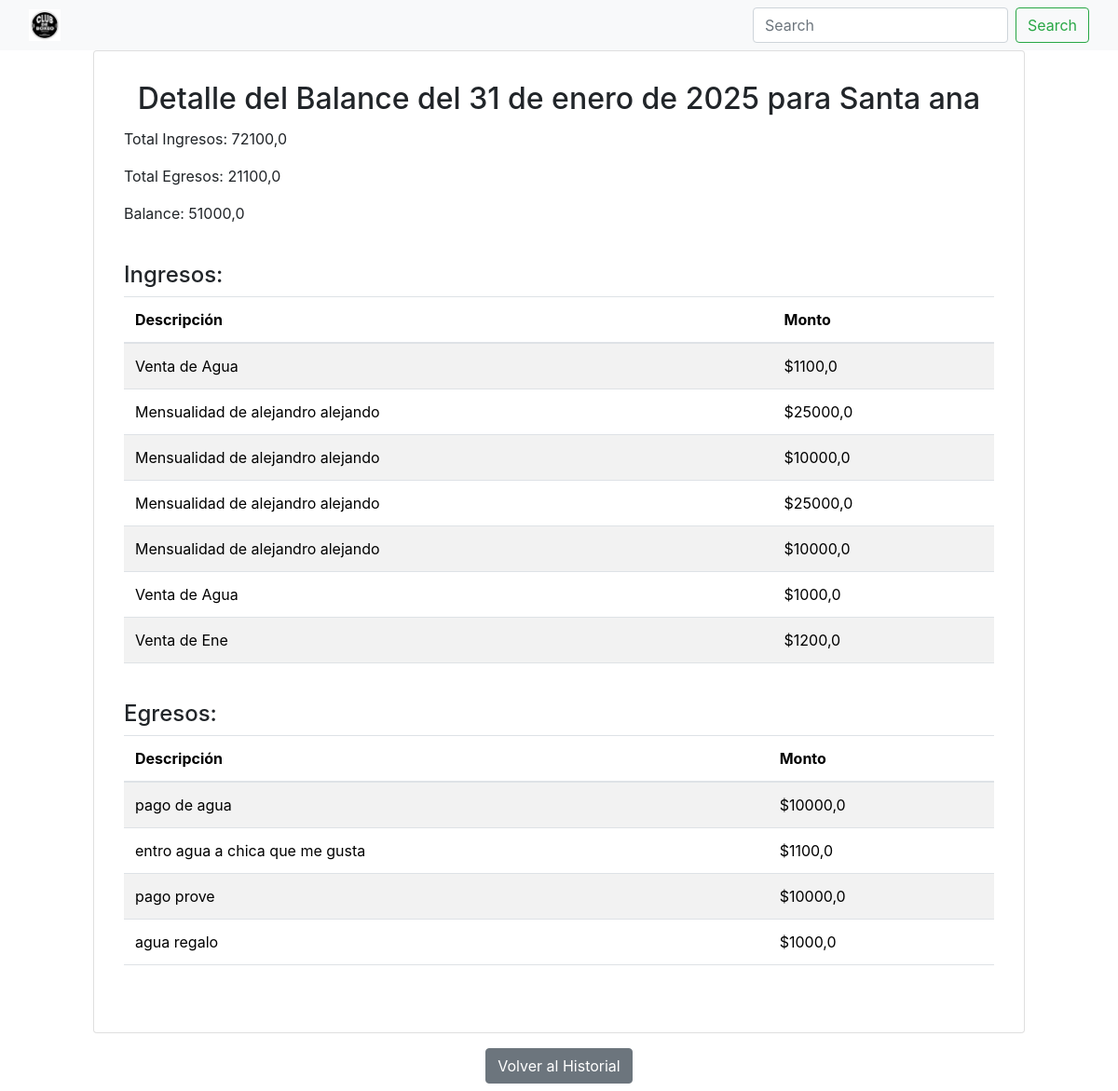
The page /detalle_balance/3/ on the database its author committed.
### gimnasio/models.py (models this page shows, shortened)
class BalanceDiario(models.Model):
    gimnasio = models.ForeignKey('Gimnasio', on_delete=models.CASCADE, related_name='balances')
    fecha = models.DateField(default=date.today)
    total_ingresos = models.FloatField(null=True, blank=True)
    total_egresos = models.FloatField(null=True, blank=True)
    balance = models.FloatField(null=True, blank=True)
    class Meta:
        db_table = 'Balance Diarios'
        verbose_name = 'Balance Diario'
        verbose_name_plural = 'Balance Diarios'

class Gimnasio(models.Model):
    direccion = models.CharField(max_length=255)
    class Meta:
        db_table = 'Gimnasios'
        verbose_name = 'Gimnasio'
        verbose_name_plural = 'Gimnasios'

class ingresos(models.Model):
    descripcion = models.CharField(max_length=255)
    monto = models.FloatField(null=True, blank=True)
    tipo_ingreso = models.CharField(max_length=20)
    fecha = models.DateField()
    gimnasio = models.ForeignKey(Gimnasio, on_delete=models.CASCADE, related_name="ingresos",default=None)
    class Meta:
        db_table = 'ingresos'
        verbose_name = 'ingreso'
        verbose_name_plural = 'ingresos'

class egreso(models.Model):
    descripcion = models.CharField(max_length=255)
    monto = models.FloatField(null=True, blank=True)
    tipo_ingreso = models.CharField(max_length=20)
    fecha = models.DateField()
    gimnasio = models.ForeignKey(Gimnasio, on_delete=models.CASCADE, related_name="egreso",default=None)
    class Meta:
        db_table = 'egresos'
        verbose_name = 'egreso'
        verbose_name_plural = 'egresos'

### gimnasio/views.py (the view)
# urls.py: path('detalle_balance/<int:balance_id>/', views.detalle_balance, name='detalle_balance'),
def detalle_balance(request, balance_id):
    balance = get_object_or_404(BalanceDiario, id=balance_id)
    ingresos_hoy = ingresos.objects.filter(gimnasio=balance.gimnasio, fecha=balance.fecha)
    egresos_hoy = egreso.objects.filter(gimnasio=balance.gimnasio, fecha=balance.fecha)
    context = {
        'balance': balance,
        'ingresos': ingresos_hoy,
        'egresos': egresos_hoy,
    }
    return render(request, 'detalle_balance.html', context)

### gimnasio/templates/detalle_balance.html (shortened to what this page needs)
{% extends "base.html" %}
{% load static %}
{% block content %}
<!DOCTYPE html>
<html lang="es">
<head>
    <link rel="stylesheet" href="https://stackpath.bootstrapcdn.com/bootstrap/4.5.2/css/bootstrap.min.css">
</head>
<body>
    <div class="center-container">
      <div class="card">
        <div class="card-body">
           <h2 class="card-title text-center">Detalle del Balance del {{ balance.fecha }} para {{ balance.gimnasio.direccion }}</h2>
           <div class="balance-section">
              <p>Total Ingresos: {{ balance.total_ingresos|default:"0" }}</p>
              <p>Total Egresos: {{ balance.total_egresos|default:"0" }}</p>
              <p>Balance: {{ balance.balance|default:"0" }}</p>
           </div>
           <div class="balance-section">
             <h4>Ingresos:</h4>
                {% if ingresos %}
                <div class="table-container">
                    <table class="table table-striped">
                        <thead>
                            <tr>
                                <th>Descripción</th>
                                <th>Monto</th>
                            </tr>
                        </thead>
                        <tbody>
                             {% for ingreso in ingresos %}
                            <tr>
                                <td>{{ ingreso.descripcion }}</td>
                                <td>${{ ingreso.monto }}</td>
                             </tr>
                              {% endfor %}
                        </tbody>
                    </table>
               </div>
                {% else %}
                <p>No hay ingresos registrados para este día.</p>
                 {% endif %}
            </div>
             <div class="balance-section">
                 <h4>Egresos:</h4>
                   {% if egresos %}
                   <div class="table-container">
                        <table class="table table-striped">
                            <thead>
                                <tr>
                                    <th>Descripción</th>
                                    <th>Monto</th>
                                </tr>
                            </thead>
                            <tbody>
                                {% for egreso in egresos %}
                                 <tr>
                                     <td>{{ egreso.descripcion }}</td>
                                     <td>${{ egreso.monto }}</td>
                                 </tr>
                              {% endfor %}
                             </tbody>
                        </table>
                   </div>
                    {% else %}
                       <p>No hay egresos registrados para este día.</p>
                    {% endif %}
             </div>
          </div>
      </div>
      <div class="button-container">
           <a href="{% url 'historial_balances' %}" class="btn btn-secondary">Volver al Historial</a>
       </div>
    </div>
</body>
</html>
{% endblock %}

### gimnasio/templates/detalle_balance.html (style rules this page uses)
.center-container { display: flex; flex-direction: column; justify-content: center; align-items: center; min-height: 60vh; }
.card { width: 90%; max-width: 1000px; display: flex; flex-direction: column; }
.card-body { flex: 1; display: flex; flex-direction: column; padding: 2rem; }
.balance-section { margin-bottom: 1.5rem; }
.table-container { flex: 1; overflow-y: auto; }
.button-container { display: flex; justify-content: center; margin-top: 1rem; margin-bottom: 0.5rem; }

### rows shown on the page
BalanceDiario: fecha "31 de enero de 2025", gimnasio.direccion "Santa ana", total_ingresos "72100,0", total_egresos "21100,0", balance "51000,0"
ingresos: descripcion "Venta de Agua", monto "1100,0"
ingresos: descripcion "Mensualidad de alejandro alejando", monto "25000,0"
ingresos: descripcion "Mensualidad de alejandro alejando", monto "10000,0"
ingresos: descripcion "Mensualidad de alejandro alejando", monto "25000,0"
ingresos: descripcion "Mensualidad de alejandro alejando", monto "10000,0"
ingresos: descripcion "Venta de Agua", monto "1000,0"
ingresos: descripcion "Venta de Ene", monto "1200,0"
egreso: descripcion "pago de agua", monto "10000,0"
egreso: descripcion "entro agua a chica que me gusta", monto "1100,0"
egreso: descripcion "pago prove", monto "10000,0"
egreso: descripcion "agua regalo", monto "1000,0"
